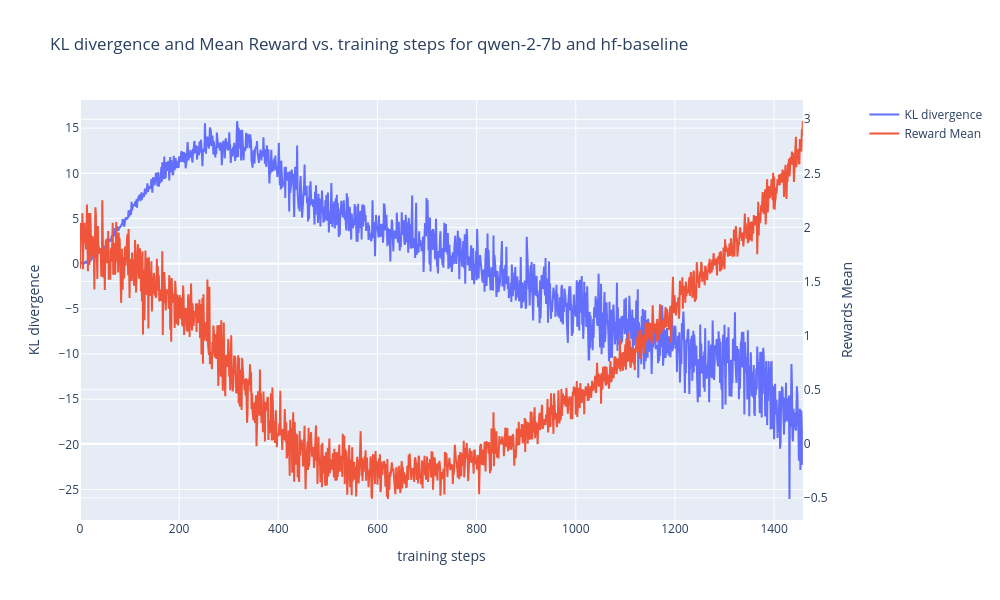

Source (notebook cell):
### Code cell
# Create figure with secondary y-axis
fig = make_subplots(specs=[[{"secondary_y": True}]])
chosen_key = sorted(ppo_telemetry_dict.keys())[7] #'phi-1-5_insights-500'
model = chosen_key.split('_')[0]
run_type = chosen_key.split('_')[1]
n_steps = len(ppo_telemetry_dict[chosen_key]['kl-divergence'])
# Add traces
fig.add_trace(
    go.Scatter(
        x=list(range(n_steps)), y=ppo_telemetry_dict[chosen_key]['kl-divergence'], name="KL divergence"
    ),
    secondary_y=False,
)

fig.add_trace(
    go.Scatter(
        x=list(range(n_steps)), y=ppo_telemetry_dict[chosen_key]['returns-mean'], name="Reward Mean"
    ),
    secondary_y=True,
)

# Add figure title
fig.update_layout(
    title_text=f"KL divergence and Mean Reward vs. training steps for {model} and {run_type}"
)

# Set x-axis title
fig.update_xaxes(title_text="training steps")

# Set y-axes titles
fig.update_yaxes(title_text="KL divergence", secondary_y=False)
fig.update_yaxes(title_text="Rewards Mean", secondary_y=True)
fig.update_layout(
    autosize=False,
    width=1_000,
    height=600,
)

fig.show()

### Figure 1 — Plotly figure (JSON) as saved in the notebook; plotly's stock layout.template omitted (floating-point values rounded to 4 significant figures; data arrays with more than 128 entries replaced by an {"elided": "..."} marker saying what was removed)
{"data": [{"name": "KL divergence", "type": "scatter", "x": {"elided": "1459 int values"}, "xaxis": "x", "y": {"elided": "1459 float values"}, "yaxis": "y"}, {"name": "Reward Mean", "type": "scatter", "x": {"elided": "1459 int values"}, "xaxis": "x", "y": {"elided": "1459 float values"}, "yaxis": "y2"}], "layout": {"autosize": false, "height": 600, "title": {"text": "KL divergence and Mean Reward vs. training steps for qwen-2-7b and hf-baseline"}, "width": 1000, "xaxis": {"anchor": "y", "autorange": true, "domain": [0, 0.94], "range": [0, 1458], "title": {"text": "training steps"}, "type": "linear"}, "yaxis": {"anchor": "x", "autorange": true, "domain": [0, 1], "range": [-28.37, 18.12], "title": {"text": "KL divergence"}, "type": "linear"}, "yaxis2": {"anchor": "x", "autorange": true, "overlaying": "y", "range": [-0.7048, 3.178], "side": "right", "title": {"text": "Rewards Mean"}, "type": "linear"}}}
